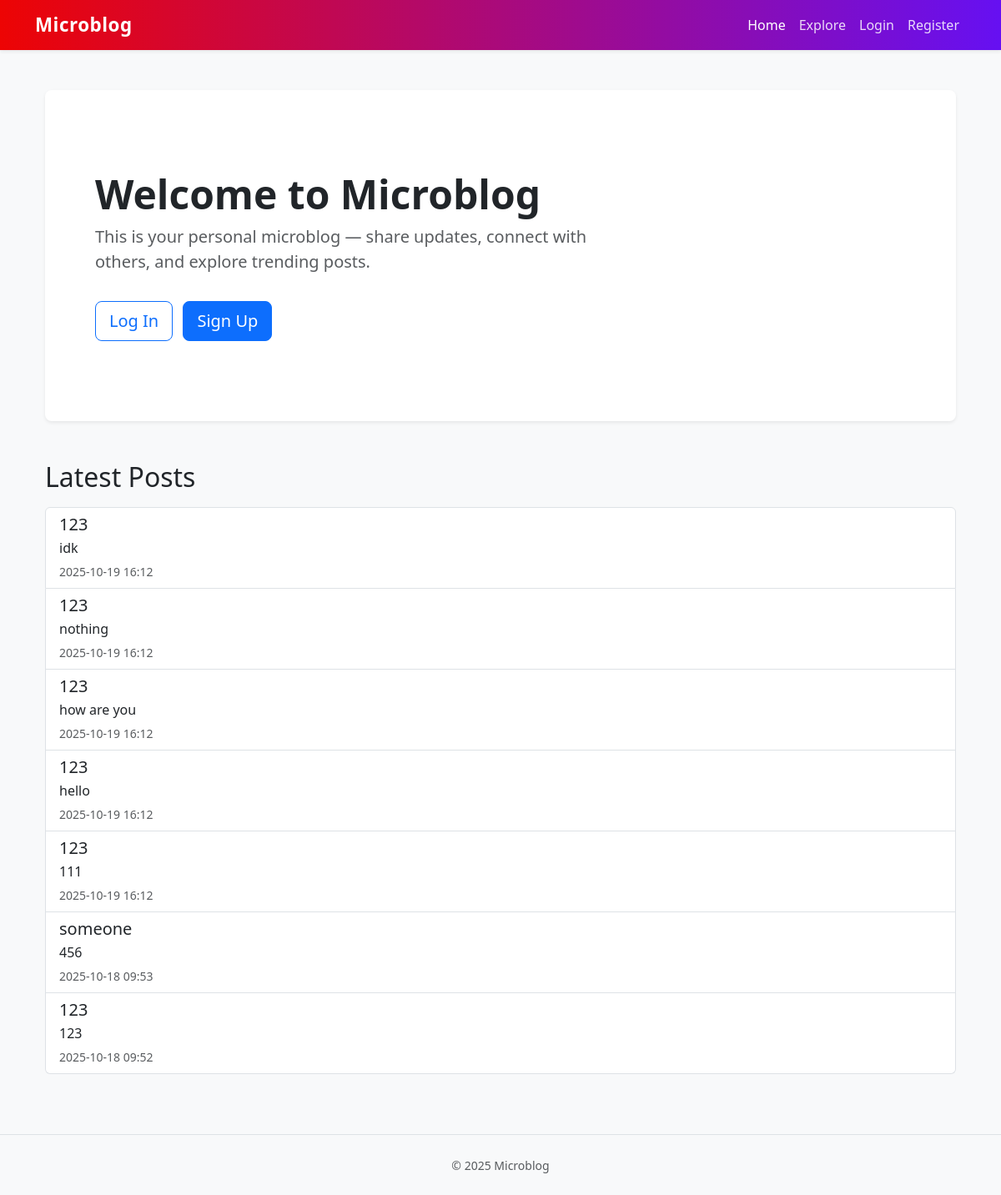
The page /home_page on the database its author committed.
### app/models.py (models this page shows, shortened)
@dataclass
class Post(db.Model):
    post_id: orm.Mapped[int] = orm.mapped_column(primary_key=True)
    body: orm.Mapped[str] = orm.mapped_column(sqla.String(140))
    timestamp: orm.Mapped[Optional[datetime]] = orm.mapped_column(sqla.DateTime, index=True, default=lambda: datetime.now(timezone.utc))
    user_id: orm.Mapped[int] = orm.mapped_column(sqla.ForeignKey(User.id), index=True)
    author: orm.Mapped[Optional[User]] = orm.relationship(back_populates='posts')

@dataclass
class User(db.Model, UserMixin):
    id: orm.Mapped[int] = orm.mapped_column(primary_key=True)
    login: orm.Mapped[str] = orm.mapped_column(sqla.String(64), unique=True, index=True)
    email: orm.Mapped[str] = orm.mapped_column(sqla.String(120), unique=True, index=True)
    password_hash: orm.Mapped[str] = orm.mapped_column(sqla.String(128))
    about_me: orm.Mapped[Optional[str]] = orm.mapped_column(sqla.String(1256))
    last_seen: orm.Mapped[Optional[datetime]] = orm.mapped_column(default=lambda: datetime.now(timezone.utc))
    following: orm.WriteOnlyMapped['User'] = orm.relationship(
        secondary=follower,
        primaryjoin=(follower.c.follower_id == id),
        secondaryjoin=(follower.c.followed_id == id),
        back_populates='followers'
    )
    followers: orm.WriteOnlyMapped['User'] = orm.relationship(
        secondary=follower,
        primaryjoin=(follower.c.followed_id == id),
        secondaryjoin=(follower.c.follower_id == id),
        back_populates='following'
    )
    posts: orm.WriteOnlyMapped['Post'] = orm.relationship('Post', back_populates='author', lazy='dynamic')

### app/routes.py (the view)
@web_app.route('/')
@web_app.route('/home_page', methods=['GET', 'POST'])
def home_page():
    posts = db.session.scalars(sqla.select(Post).order_by(Post.timestamp.desc())).all()
    return render_template('home_page.html', posts=posts)

### app/routes.py (called while the page is built)
@web_app.before_request
def before_request():
    if current_user.is_authenticated:
        current_user.last_seen=datetime.now(timezone.utc)
        db.session.commit()

### app/templates/home_page.html
{% extends "base.html" %}
{% block content %}
<div class="container py-4">
  <div class="p-5 mb-4 bg-white rounded-3 shadow-sm">
    <div class="container-fluid py-5">
      <h1 class="display-5 fw-bold">Welcome to Microblog</h1>
      <p class="col-md-8 fs-5 text-muted">
        This is your personal microblog — share updates, connect with others, and explore trending posts.
      </p>
      {% if current_user.is_authenticated %}
        <a href="{{ url_for('index') }}" class="btn btn-primary btn-lg mt-3">Create a Post</a>
      {% else %}
        <a href="{{ url_for('login') }}" class="btn btn-outline-primary btn-lg mt-3">Log In</a>
        <a href="{{ url_for('register') }}" class="btn btn-primary btn-lg mt-3 ms-2">Sign Up</a>
      {% endif %}
    </div>
  </div>
  <section class="mt-5">
    <h2 class="mb-3">Latest Posts</h2>
    <div class="list-group">
      {% for post in posts %}
        <a href="{{ url_for('user', login=post.author.login) }}" class="list-group-item list-group-item-action">
          <h5 class="mb-1">{{ post.author.login }}</h5>
          <p class="mb-1">{{ post.body }}</p>
          <small class="text-muted">{{ post.timestamp.strftime('%Y-%m-%d %H:%M') }}</small>
        </a>
      {% else %}
        <p class="text-muted">No posts yet.</p>
      {% endfor %}
    </div>
  </section>
</div>
{% endblock %}

### app/templates/base.html (shortened to what this page needs)
<!DOCTYPE html>
<html lang="en">
<head>
  <link
    href="https://cdn.jsdelivr.net/npm/bootstrap@5.3.8/dist/css/bootstrap.min.css"
    rel="stylesheet"
  >
</head>
<body class="bg-light">
  <nav class="navbar navbar-expand-lg navbar-dark shadow-sm">
    <div class="container">
      <a class="navbar-brand fw-bold" href="{{ url_for('index') }}">Microblog</a>
      <div class="collapse navbar-collapse" id="navbarNav">
        <ul class="navbar-nav ms-auto align-items-lg-center">
          <li class="nav-item">
            <a class="nav-link {% if request.endpoint == 'home_page' %}active{% endif %}" href="{{ url_for('home_page') }}">Home</a>
          </li>
          <li class="nav-item">
            <a class="nav-link {% if request.endpoint == 'explore' %}active{% endif %}" href="{{ url_for('explore') }}">Explore</a>
          </li>
          {% if current_user.is_anonymous %}
            <li class="nav-item">
              <a class="nav-link {% if request.endpoint == 'login' %}active{% endif %}" href="{{ url_for('login') }}">Login</a>
            </li>
            <li class="nav-item">
              <a class="nav-link {% if request.endpoint == 'register' %}active{% endif %}" href="{{ url_for('register') }}">Register</a>
            </li>
          {% endif %}
        </ul>
      </div>
    </div>
  </nav>
  <main class="container mt-4">
    {% block content %}{% endblock %}
  </main>
  <footer class="text-center py-4 text-muted mt-5 border-top">
    <small>© 2025 Microblog</small>
  </footer>
</body>
</html>

### app/templates/base.html (style rules this page uses)
.navbar { backdrop-filter: blur(10px); background: linear-gradient(90deg, #ed0404 0%, #6610f2 100%); }
.navbar .nav-link { color: rgba(255,255,255,0.85) !important; transition: 0.3s; }
.navbar .nav-link:hover, .navbar .nav-link.active { color: #fff !important; font-weight: 500; }
.navbar-brand { font-size: 1.4rem; letter-spacing: 0.5px; }

### rows shown on the page
Post: author.login "123", body "idk", timestamp "2025-10-19 16:12"
Post: author.login "123", body "nothing", timestamp "2025-10-19 16:12"
Post: author.login "123", body "how are you", timestamp "2025-10-19 16:12"
Post: author.login "123", body "hello", timestamp "2025-10-19 16:12"
Post: author.login "123", body "111", timestamp "2025-10-19 16:12"
Post: author.login "someone", body "456", timestamp "2025-10-18 09:53"
Post: author.login "123", body "123", timestamp "2025-10-18 09:52"
